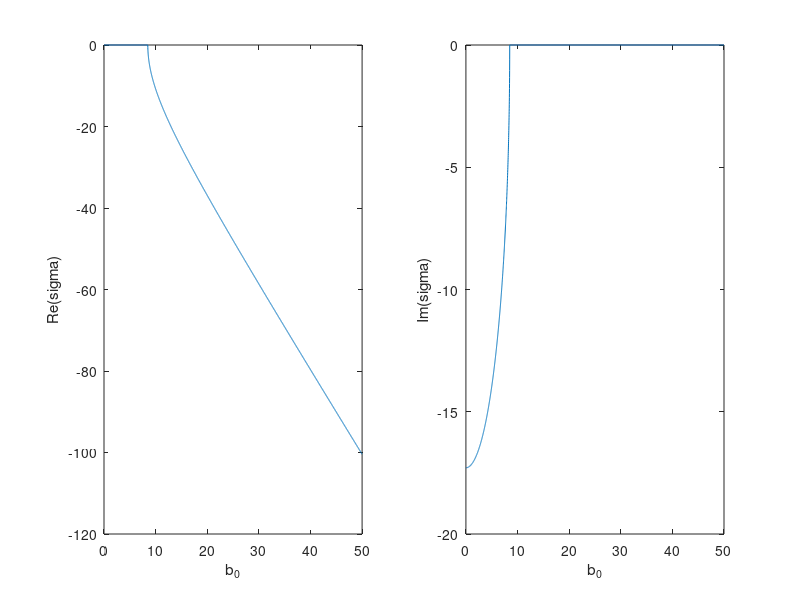

Source code (MATLAB):
clc;
clear;

alpha = 1;  % = 2*omega(зависит от угловой скорости вращения жидкости) - переменная
%alpha = 0:0.1:100;

k = 5;      % переменная
%k = 0:0.01:20;

R_m = inf;  % магнитное число Рейнольдса - переменная

H0 = 3;   % толщина слоя в состоянии покоя   - переменная

g = 4;    % ускорение свободного падения - переменная
%g = 0.01:0.01:5;

mu = 2;   % магнитная проницаемость - константа
ro = 3;   % плотность - константа

%b_0 = 2;% однородный фон магнитной индукции(x-компонента) - переменная
b_0 = 0:0.01:50;

con1 = k.^2;        
con2 = b_0*k; 

d = (g.*H0.*con1-alpha.^2-(2.*con2.^2)/(mu*ro)).^2 + (4.*g.*H0.*con1.*con2.^2)/(mu*ro) - (4.*con2.^4)/(mu*ro).^2;

sigma_2plus = 1/2*(alpha.^2 + (2.*con2.^2)/(mu*ro)-g.*H0.*con1+sqrt(d));
sigma_2minus = 1/2*(alpha.^2 + (2.*con2.^2)/(mu*ro)-g.*H0.*con1-sqrt(d));
sigma1 = sqrt(sigma_2plus);
sigma2 = sqrt(sigma_2minus);
sigma3 = -sqrt(sigma_2plus);
sigma4 = -sqrt(sigma_2minus);

%subplot(1,2,1)
%plot(alpha, real(sigma1));
%xlabel('alpha');
%ylabel('Re(sigma)');
%subplot(1,2,2)
%plot(alpha, imag(sigma1));
%xlabel('alpha');
%ylabel('Im(sigma)');

%subplot(1,2,1)
%plot(k, real(sigma1));
%xlabel('k');
%ylabel('Re(sigma)');
%subplot(1,2,2)
%plot(k, imag(sigma1));
%xlabel('k');
%ylabel('Im(sigma)');

%subplot(1,2,1)
%plot(g, real(sigma4));
%xlabel('g');
%ylabel('Re(sigma)');
%subplot(1,2,2)
%plot(g, imag(sigma4));
%xlabel('g');
%ylabel('Im(sigma)');

subplot(1,2,1)
plot(b_0, real(sigma4));
xlabel('b_0');
ylabel('Re(sigma)');
subplot(1,2,2)
plot(b_0, imag(sigma4));
xlabel('b_0');
ylabel('Im(sigma)');
